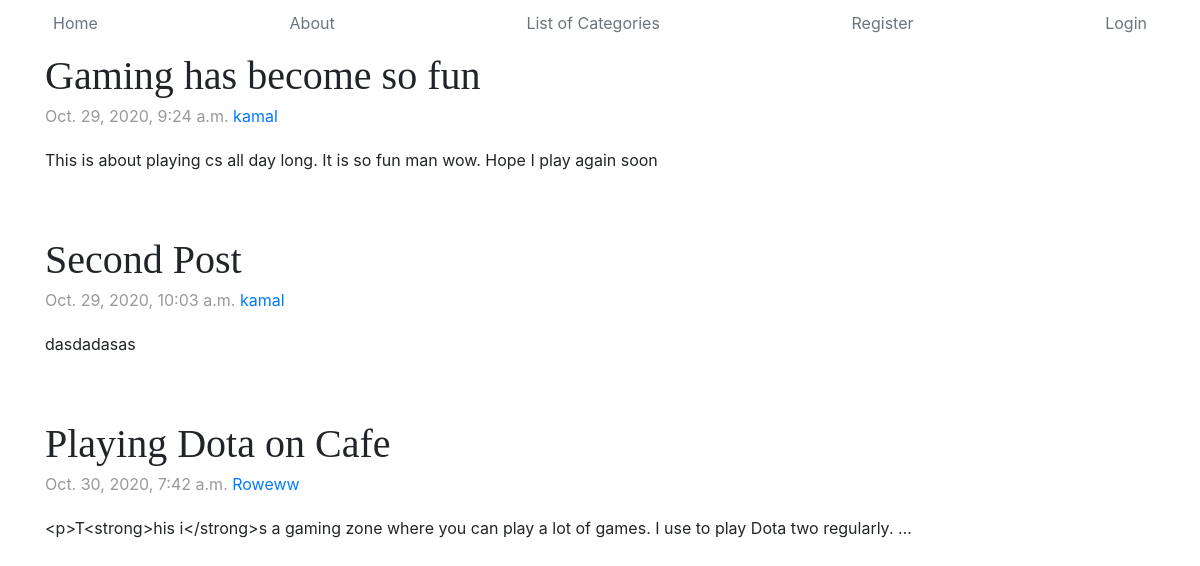
/blog/category/gaming, run on the app's committed database.
### blog/models.py (models this page shows, shortened)
class Post(models.Model):
    title = models.CharField(max_length=255)
    blog_image = models.ImageField(null=True,blank=True, upload_to="images/")
    author = models.ForeignKey(User,on_delete=models.CASCADE,blank=True)
    content = RichTextField(blank=True,null=True)
    snippet = models.CharField(max_length=255)
    featured = models.BooleanField(default=True)
    timestamp = models.DateTimeField(auto_now_add=True)
    category = models.ForeignKey(CategoryModel,on_delete=models.SET_NULL,null=True)
    likes = models.ManyToManyField(User, related_name='blog_posts')
    def __str__(self):
        return self.title + ' | '+ str(self.author)

### blog/views.py (the view)
# urls.py: path('category/<slug:slug>',CategoryView,name="category"),
def CategoryView(request,slug):
    category_list = Post.objects.filter(category__slug=slug)
    print(category_list)
    context = {
        'cat_name': slug,
        'category_list':category_list
    }
    return render(request,"blog/categories.html",context)

### blog/templates/blog/categories.html (shortened to what this page needs)
{% extends 'base.html' %}
{% load static%}
{% block content %}
  <body>
    <div class="container">
        {% include 'includes/navbar.html' %}
        {% for post in category_list %}
          <div class="blog-post">
            <h2 class="blog-post-title">{{ post.title }}</h2>
            <p class="blog-post-meta">{{ post.timestamp }} <a href="#">{{ post.author }}</a></p>
            <p>{{ post.content | truncatewords:20}}
          </div>
        {% endfor %}
    </div>
 {% endblock %}

### static/css/blog.css (style rules this page uses)
h1, h2, h3, h4, h5, h6 { font-family: "Playfair Display", Georgia, "Times New Roman", serif; }
.blog-post { margin-bottom: 4rem; }
.blog-post-title { margin-bottom: .25rem; font-size: 2.5rem; }
.blog-post-meta { margin-bottom: 1.25rem; color: #999; }

### data on the page
Post: title "Gaming has become so fun", timestamp "Oct. 29, 2020, 9:24 a.m.", author "kamal", content "This is about playing cs all day long. It is so fun man wow. Hope I play again soon"
Post: title "Second Post", timestamp "Oct. 29, 2020, 10:03 a.m.", author "kamal", content "dasdadasas"
Post: title "Playing Dota on Cafe", timestamp "Oct. 30, 2020, 7:42 a.m.", author "Roweww", content "<p>T<strong>his i</strong>s a gaming zone where you can play a lot of games. I use to play Dota two regularly. …"
